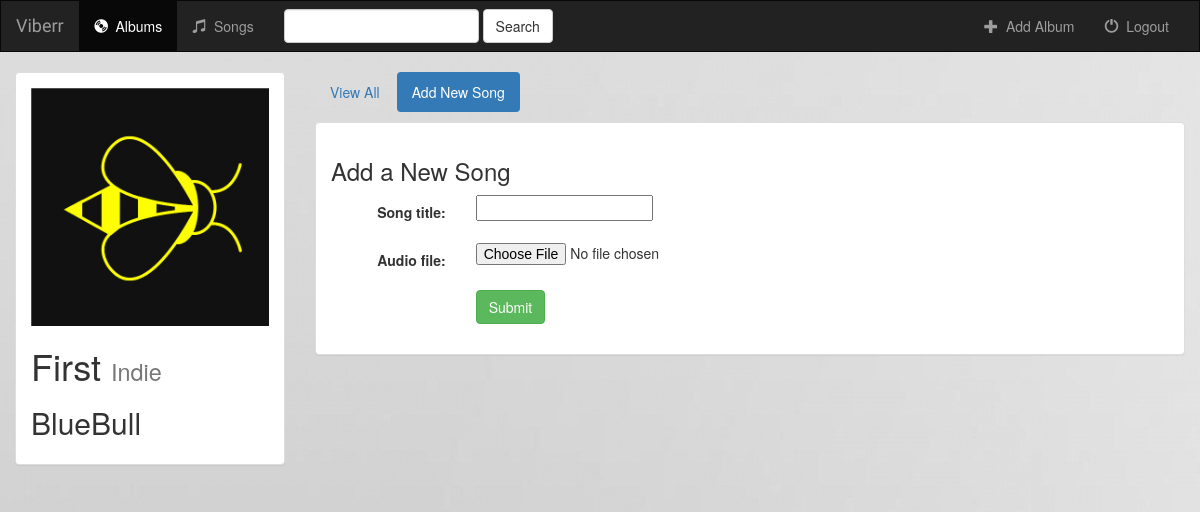
Page /music/7/create_song/ on the committed database.
### music/models.py (models this page shows)
class Album(models.Model):
    user = models.ForeignKey(User, default=1)
    artist = models.CharField(max_length=250)
    album_title = models.CharField(max_length=250)
    genre = models.CharField(max_length=100)
    album_logo = models.FileField()
    is_favorite = models.BooleanField(default=False)
    def __str__(self):
        return self.album_title + " : " + self.artist

### music/views.py (the view, shortened to what this page needs)
# urls.py: url(r'^(?P<album_id>[0-9]+)/create_song/$', views.create_song, name='create_song'),
def create_song(request, album_id):
    form = SongForm(request.POST or None, request.FILES or None)
    album = get_object_or_404(Album, pk=album_id)
    context = {
        'album': album,
        'form': form,
    }
    return render(request, 'music/create_song.html', context)

### music/forms.py
class SongForm(forms.ModelForm):
    class Meta:
        model = Song
        fields = ['song_title', 'audio_file']

### music/templates/music/create_song.html (shortened to what this page needs)
{% extends 'music/base.html' %}
{% block body %}
<div class="container-fluid">
    <div class="row">
        <div class="col-sm-4 col-md-3">
            <div class="panel panel-default">
                <div class="panel-body">
                        <a href="{% url 'music:detail' album.id %}">
                            {% if album.album_logo %}
                                <img src="{{ album.album_logo.url }}" class="img-responsive">
                            {% else %}
                                <h3>No image to display</h3>
                            {% endif %}
                        </a>
                    <h1>{{ album.album_title }} <small>{{ album.genre }}</small></h1>
                    <h2>{{ album.artist }}</h2>
                </div>
            </div>
        </div>
        <div class="col-sm-8 col-md-9">
            <ul class="nav nav-pills" style="margin-bottom: 10px;">
                <li role="presentation"><a href="{% url 'music:detail' album.id %}">View All</a></li>
                <li role="presentation" class="active"><a href="{% url 'music:create_song' album.id %}">Add New Song</a></li>
            </ul>
            <div class="panel panel-default">
                <div class="panel-body">
                    <h3>Add a New Song</h3>
                    <form class="form-horizontal" role="form" action="" method="post" enctype="multipart/form-data">
                        {% include 'music/form_template.html' %}
                        <div class="form-group">
                            <div class="col-sm-offset-2 col-sm-10">
                                <button type="submit" class="btn btn-success">Submit</button>
                            </div>
                        </div>
                    </form>
                </div>
            </div>
        </div>
    </div>
</div>
{% endblock %}

### music/static/music/style.css (style rules this page uses)
body { background: #ffffff url("images/background.jpg") ; }

### rows in the picture
Album: album_logo (picture), album_title "First", genre "Indie", artist "BlueBull"

### other values in the picture
{{ field.label_tag }} "Song title:" "Audio file:"
